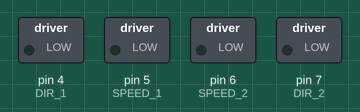
Bench run of a sketch on a simulated Arduino Uno, built with avr-gcc and run on an emulated ATmega328P. On the bench: switched loads named in the sketch (green lamp = pin HIGH). At 16.5 s the program stops and its outputs stay as they are.

Above: at 0.1 s.
At 11.1 s:
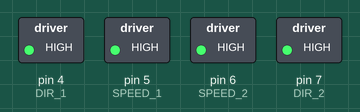
At 12.1 s:
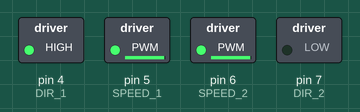
At 13.6 s:
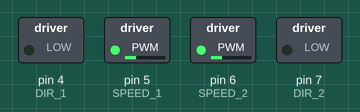
At 15.1 s:
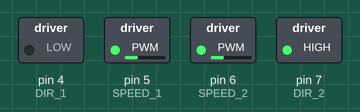
At 16.6 s:
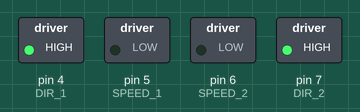
Timing chart, 0 to 18.0 s (numbered marks = the images above):
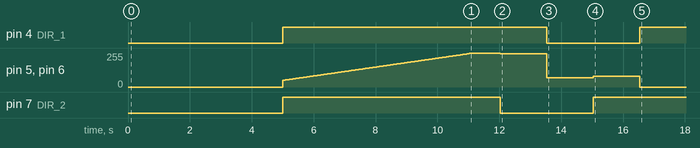

Measured:
- by itself, pin 4 (DIR_1): LOW → HIGH at 5.0 s, → LOW 8.5 s later, → HIGH 3.0 s later
- by itself, pin 7 (DIR_2): LOW → HIGH at 5.0 s, → LOW 7.0 s later, → HIGH 3.0 s later

The sketch:

my_first_robot.ino
```cpp
// Моторы подключаются к клеммам M1+,M1-,M2+,M2-
// Если полюса моторов перепутаны,
// изменим соответствующие константы CON_MOTOR с 0 на 1
#define CON_MOTOR1     0
#define CON_MOTOR2     0

// Motor shield использует четыре контакта 4, 5, 6, 7 для управления моторами
// 4 и 7 для направления, 5 и 6 для скорости
#define SPEED_1      5
#define DIR_1        4

#define SPEED_2      6
#define DIR_2        7

// Определим направления движения
#define FORWARD   0
#define BACKWARD  1
#define LEFT      2
#define RIGHT     3

// В функции go() мы будем управлять направлением движения и скоростью

void go(char newDirection, char speed)
{
  boolean motorDirection_1, motorDirection_2;

  switch ( newDirection ) {

    case FORWARD:
        motorDirection_1 = true;
        motorDirection_2 = true;
        break;
    case BACKWARD:
        motorDirection_1 = false;
        motorDirection_2 = false;
        break;
    case LEFT:
        motorDirection_1 = true;
        motorDirection_2 = false;
        break;
    case RIGHT:
        motorDirection_1 = false;
        motorDirection_2 = true;
        break;
  }
  // Если мы ошиблись с подключением - меняем направление на обратное
  motorDirection_1 = CON_MOTOR1 ^ motorDirection_1;
  motorDirection_2 = CON_MOTOR2 ^ motorDirection_2;

  // Поехали! Скорость может меняться в пределах от 0 до 255.
  analogWrite(SPEED_1, speed);
  analogWrite(SPEED_2, speed);

  digitalWrite(DIR_1, motorDirection_1);
  digitalWrite(DIR_2, motorDirection_2);
}

void setup()
{
    // Настраивает выводы платы 4,5,6,7 на вывод сигналов
    for(int i = 4; i <= 7; i++)
        pinMode(i, OUTPUT);
}

void loop()
{
    // Задержка 5 секунд после включения питания
    delay(5000);

    // Медленный разгон до максимальной скорсти
    for (int i=50; i<=250; ++i)
    {
      go(FORWARD, i);
      delay(30);
    }

    // Едем секунду вперёд на максимальной скорости
    go(FORWARD, 255);
    delay(1000);

    // быстро крутимся влево полторы секунды
    go(LEFT, 250);
    delay(1500);

    // медленно едем назад полторы секунды
    go(BACKWARD, 70);
    delay(1500);

    // медленно крутимся вправо полторы секунды
    go(RIGHT, 80);
    delay(1500);

    // Остановка. Скорость равна нулю
    go(FORWARD, 0);

    // Всё, приехали. Стоим до нажатия Reset или отключения питания
    while (true);

}
```
